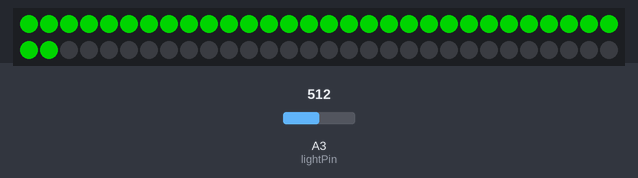
This sketch was run on a simulated Arduino Uno, built with avr-gcc and run on an emulated ATmega328P. Shown: 60 RGB LEDs in strip order, left to right, continuing on the next row. The inputs (shaded band) are chosen by the test bench; at power-on: A3 (lightPin) = 512. Dim RGB values are drawn brighter than linear.

Above: at 1.2 s.
1.3 s: A3 (lightPin) set to 0
At 2.1 s:
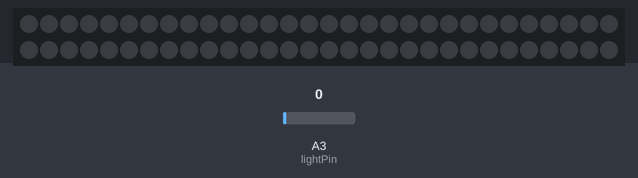
2.8 s: A3 (lightPin) set to 42
4.3 s: A3 (lightPin) set to 22
Timing chart, 0 to 7.3 s (numbered marks = the images above; inputs shaded):
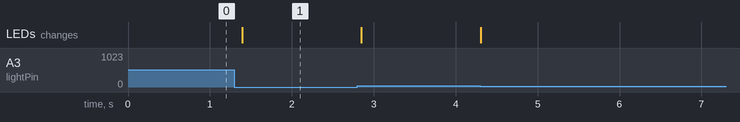

Measured:
- after the input at 1.3 s, the LEDs: change after 0.09 s (image 1)

The sketch:

day5_lightfill.ino
```cpp
#include "FastLED.h"

#define NUM_LEDS 60
#define DATA_PIN 0

CRGB leds[NUM_LEDS];
int lightPin = 17;

void setup() {
  FastLED.addLeds<WS2811, DATA_PIN>(leds, NUM_LEDS);

}


void loop() {
  light();
}

void light() {

  int lightlevel = analogRead(lightPin)/16;


  for(int i = 0; i < 32; i++) {
    leds[i]=CRGB::Black;
    for(int i=0; i<lightlevel; i++) {
     leds[i] = CRGB::Green;
    }

    FastLED.show();
    }


}
```
